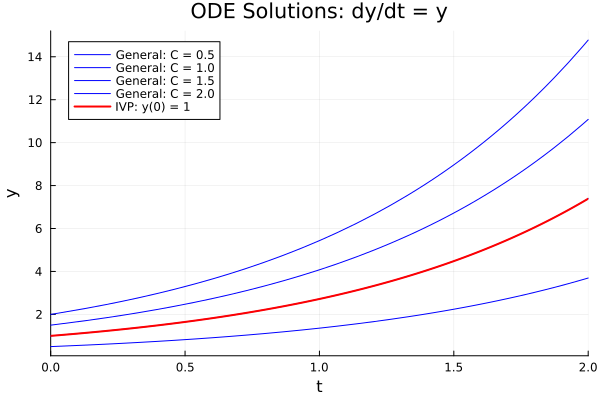

Write the Julia code that produced this figure.
using DifferentialEquations, Plots

# Define the ODE: dy/dt = y
f(y, p, t) = y
tspan = (0.0, 2.0)

# Plot general solutions
plot(title="ODE Solutions: dy/dt = y", xlabel="t", ylabel="y", legend=:topleft)
for C in [0.5, 1.0, 1.5, 2.0]
    plot!(t -> C * exp(t), tspan[1], tspan[2], label="General: C = $C", color=:blue)
end

# Define and solve IVP
y0 = 1.0
prob = ODEProblem(f, y0, tspan)
sol = solve(prob)

# Plot IVP solution
plot!(sol, label="IVP: y(0) = 1", color=:red, linewidth=2)
